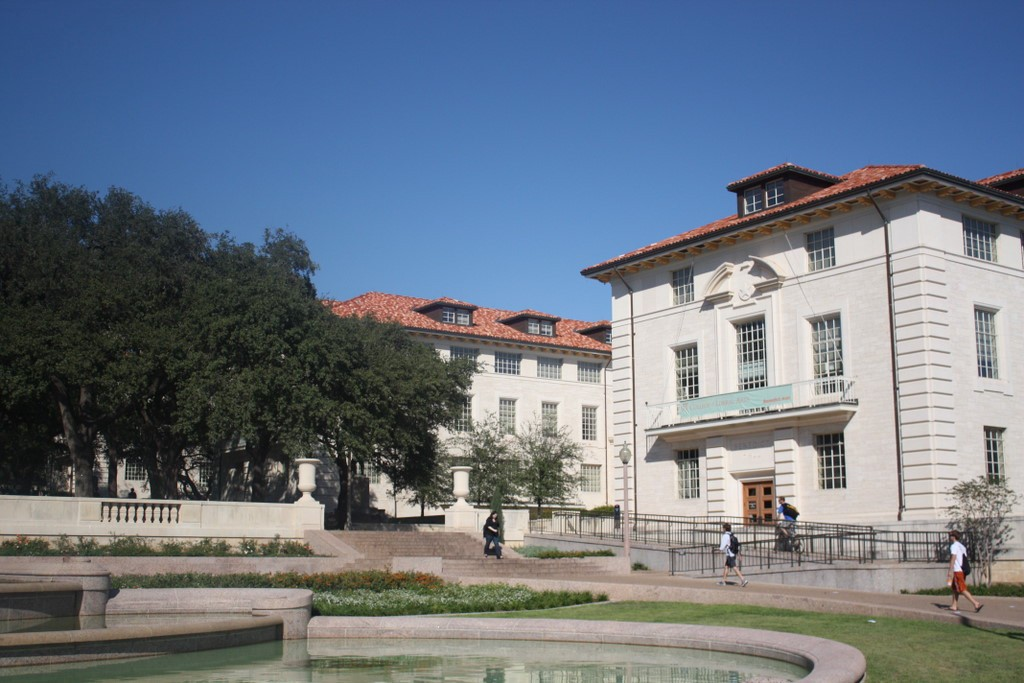
#> input picture lab04/images/foto1A.jpg, 1024 x 683 px
$ python panoramic.py images/foto1A.jpg images/foto2A.jpg images/foto2A.jpg
#> lines starting #> are read from the running program, lines starting #| are printed output that depends on the picture
import matplotlib.pyplot as plt
import numpy as np
import sys
import cv2
import os


PLOT_DESCRIPTORS = False
REPROJ_THR = 4.0


def _get_args():
    if len(sys.argv) != 4:
        print("Usage python3 panoramic.py in_image_A_path in_image_B_path out_image_path")
        exit(1)

    return sys.argv[1], sys.argv[2], sys.argv[3]


def _draw_keypoints(img, kp):
    img_draw = cv2.drawKeypoints(img, kp, None, (255, 0, 0), 4)
    return img_draw


def _surf_descriptor(img, thr=400):
    surf = cv2.xfeatures2d.SURF_create(thr)
    kp, des = surf.detectAndCompute(img, None)
    img_draw = _draw_keypoints(img, kp)

    return kp, des, img_draw


def _brief_descriptor(img):
    star = cv2.xfeatures2d.StarDetector_create()
    brief = cv2.xfeatures2d.BriefDescriptorExtractor_create()
    kp = star.detect(img, None)
    kp, des = brief.compute(img, kp)
    img_draw = _draw_keypoints(img, kp)

    return kp, des, img_draw


def _orb_descriptor(img):
    orb = cv2.ORB_create()
    kp = orb.detect(img,None)
    kp, des = orb.compute(img, kp)
    img_draw = _draw_keypoints(img, kp)

    return kp, des, img_draw


def _compute_descriptor(img, descriptor):
    kp = descriptor.detect(img, None)
    kp, des = descriptor.detectAndCompute(img, None)
    img_draw = cv2.drawKeypoints(img, kp, None, (255, 0, 0), 4)

    return kp, des, img_draw


def _plot_descriptors(img):
    for kp, des, img_des in [_surf_descriptor(img, thr=400),
                             _surf_descriptor(img, thr=4000),
                             _brief_descriptor(img),
                             _orb_descriptor(img)]:
        _plot(img_des)


def _match_keypoints(img1, img2, kp1, kp2, des1, des2, n_matches_plot=50):
    bf = cv2.BFMatcher(cv2.NORM_HAMMING, crossCheck=True)
    matches = bf.match(des1, des2)
    matches = sorted(matches, key=lambda x:x.distance)

    matches_img = cv2.drawMatches(img1, kp1, img2, kp2, matches[:n_matches_plot], None, flags=2)
    return matches, matches_img


def _find_homography(matches, kpA, kpB, reproj_thr):
    if len(matches) < 4:
        return None

    # construct the two sets of points
    ptsA = np.float32([kpA[m.queryIdx].pt for m in matches]).reshape(-1,1,2)
    ptsB = np.float32([kpB[m.trainIdx].pt for m in matches]).reshape(-1,1,2)

    # compute the homography between the two sets of points
    (H, status) = cv2.findHomography(ptsA, ptsB, cv2.RANSAC, reproj_thr)

    return H, status


def _warp_perspective(imgA, imgB, H):
    img_out = cv2.warpPerspective(imgA, H, (imgA.shape[1] + imgB.shape[1], max(imgA.shape[0], imgB.shape[0])))
    img_out[0:imgB.shape[0], 0:imgB.shape[1]] = imgB
    return img_out


def _save_H(H, output_path):
    with open(os.path.join(output_path, 'homography_matrix.m'), 'w') as fout:
        for row in H:
            fout.write(' '.join(map(str, row)))
            fout.write('\n')


def _plot(img):
    plt.imshow(img)
    plt.show()


def main():
    imgA_path, imgB_path, output_path = _get_args()

    imgA = cv2.imread(imgA_path, cv2.IMREAD_GRAYSCALE)
#> imgA: shape (683, 1024); min 3, max 254, mean 117
    imgB = cv2.imread(imgB_path, cv2.IMREAD_GRAYSCALE)
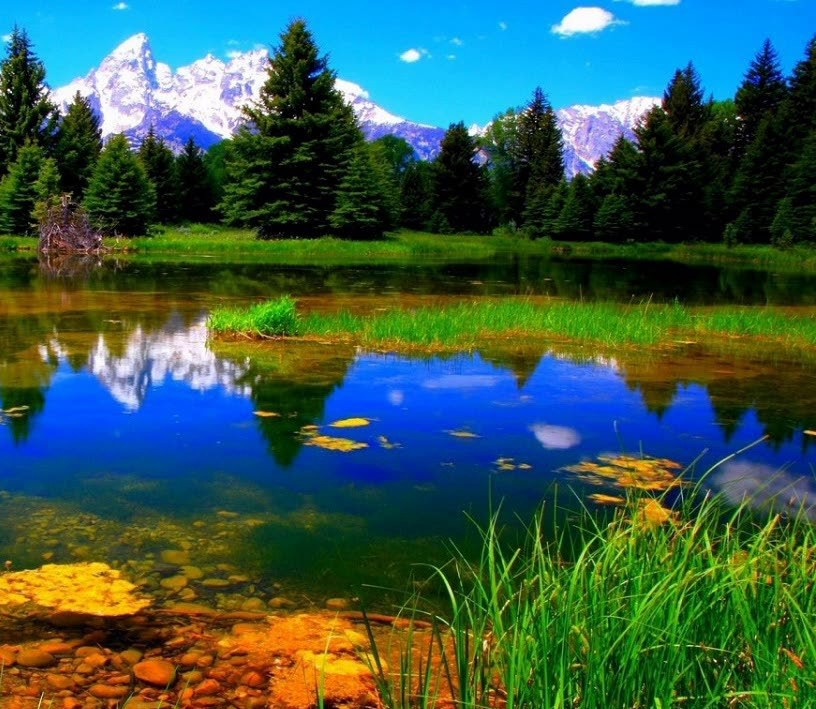
#> input picture lab04/images/foto2A.jpg, 816 x 709 px
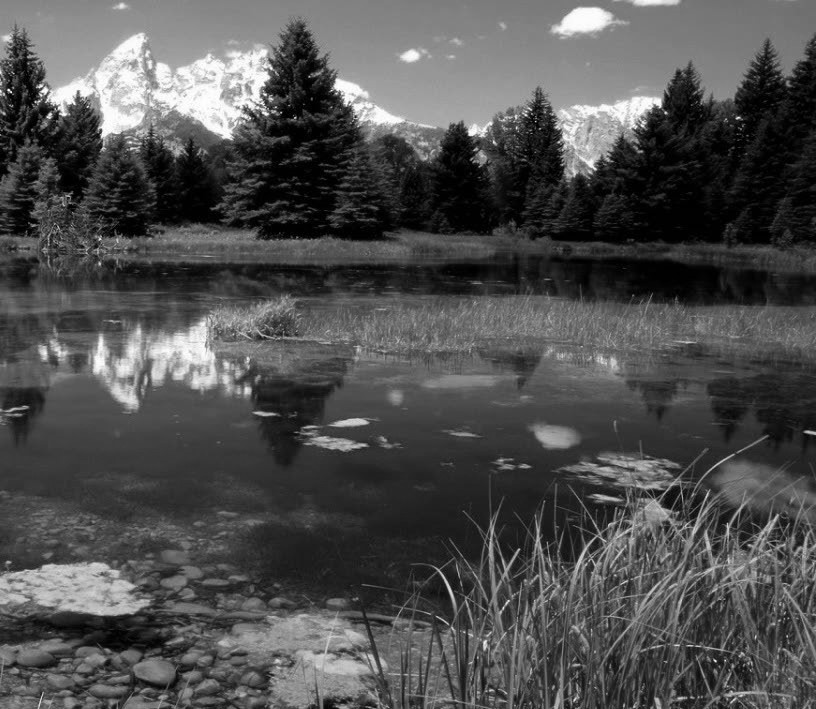
#> imgB: shape (709, 816); min 0, max 255, mean 79.1
    imgA_color = cv2.imread(imgA_path, cv2.IMREAD_COLOR)
#> imgA_color is the input picture: shape (683, 1024, 3); mean B, G, R 132.3, 118.7, 107.9
    imgB_color = cv2.imread(imgB_path, cv2.IMREAD_COLOR)
#> imgB_color is the input picture: shape (709, 816, 3); mean B, G, R 78.2, 90.5, 57.4

    descriptor_fn = _brief_descriptor

    if PLOT_DESCRIPTORS:
        _plot_descriptors(imgA)

    # calculate descriptors for each image
    kpA, desA, __ = descriptor_fn(imgA)
#> in _brief_descriptor, `kp = star.detect(img, None)`: kp = 918 keypoints; strongest (x, y, size): (429, 511, 8), (444, 354, 8), (307, 477, 16), (391, 497, 32)
#> in _draw_keypoints, `img_draw = cv2.drawKeypoints(img, kp, None, (255, 0, 0), 4)`:
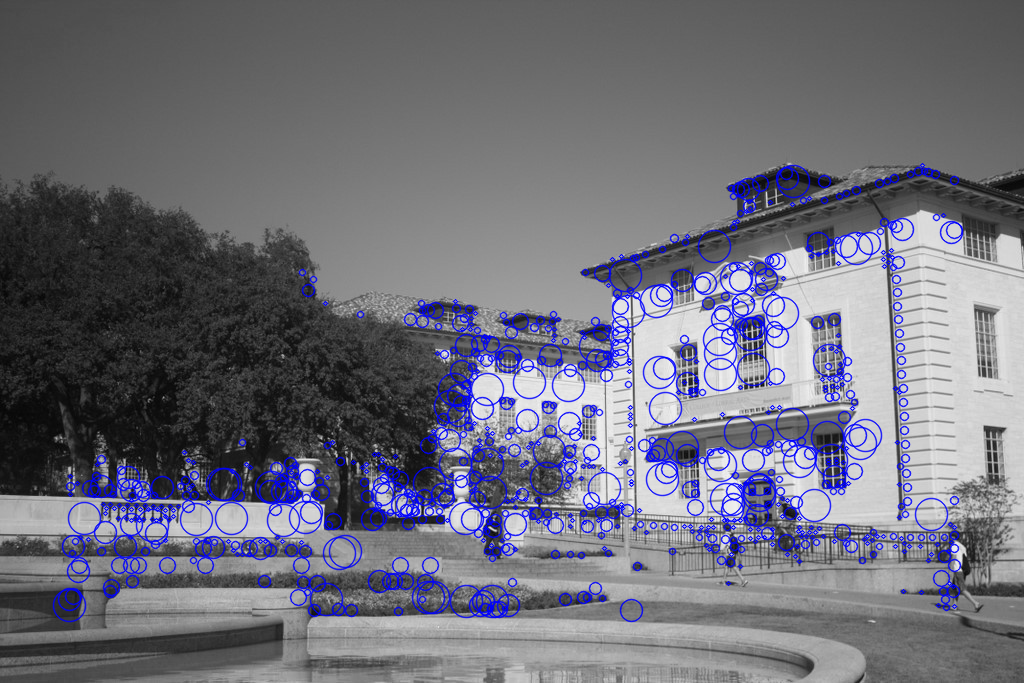
#> img_draw: shape (683, 1024, 3); mean of channels 0, 1, 2 122.4, 110.8, 110.8; drawn as B, G, R
#> kpA has the same summary as kp in _brief_descriptor
    kpB, desB, __ = descriptor_fn(imgB)
#> in _brief_descriptor (call 2), `kp = star.detect(img, None)`: kp = 577 keypoints; strongest (x, y, size): (471, 132, 6), (247, 390, 6), (113, 123, 22), (658, 102, 6)
#> in _draw_keypoints (call 2), `img_draw = cv2.drawKeypoints(img, kp, None, (255, 0, 0), 4)`:
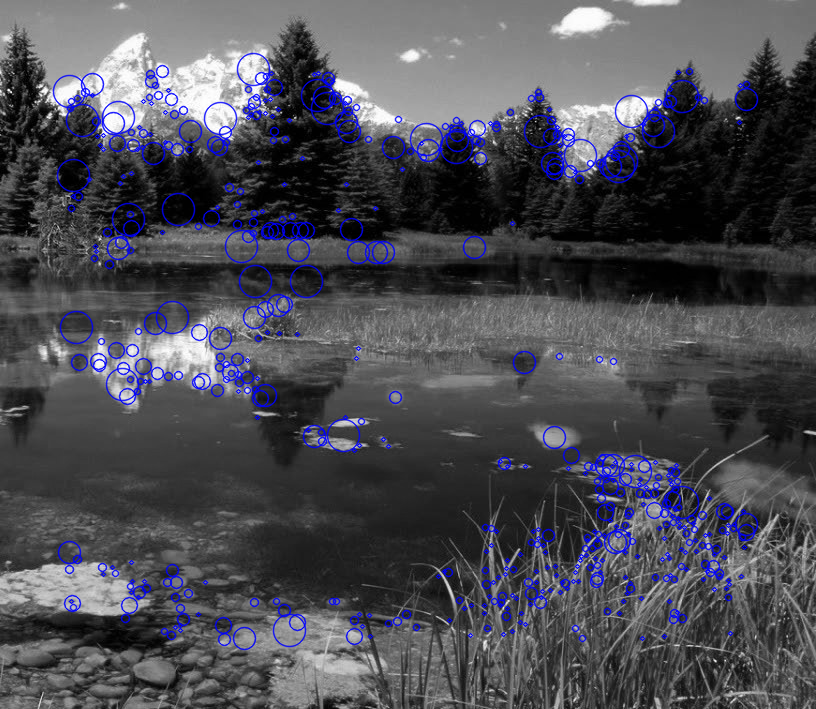
#> img_draw: shape (709, 816, 3); mean of channels 0, 1, 2 84.2, 76.1, 76.1; drawn as B, G, R
#> kpB has the same summary as kp in _brief_descriptor
    matches, matches_img = _match_keypoints(imgA, imgB, kpA, kpB, desA, desB)
#> in _match_keypoints, `matches = bf.match(des1, des2)`: matches = 168 matches
#> in _match_keypoints, `matches_img = cv2.drawMatches(img1, kp1, img2, kp2, matches[:n_matches..`:
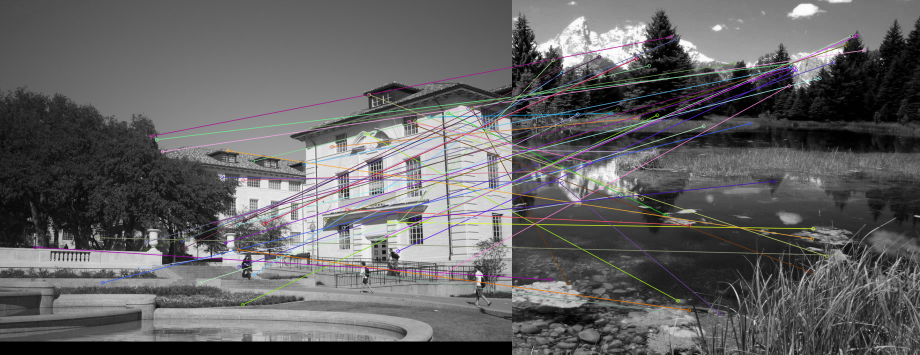
#> matches_img: shape (709, 1840, 3) (shown at 1/2 size); mean of channels 0, 1, 2 98.8, 98.1, 99; drawn as B, G, R
#> matches = 168 matches
    cv2.imwrite(os.path.join(output_path, 'matches.jpeg'), matches_img)

    # find homography matrix
    H, status = _find_homography(matches, kpA, kpB, REPROJ_THR)
#> in _find_homography, `ptsA = np.float32([kpA[m.queryIdx].pt for m in matches]).reshape(-1,1,2)`: ptsA = 168 rows, first 8: [325, 303], [364, 482], [428, 445], [796, 502], [313, 279], [486, 360], [778, 444], [555, 525]
#> in _find_homography, `ptsB = np.float32([kpB[m.trainIdx].pt for m in matches]).reshape(-1,1,2)`: ptsB = 168 rows, first 8: [704, 100], [328, 78], [551, 136], [568, 140], [557, 127], [101, 341], [602, 457], [297, 622]
#> in _find_homography, `(H, status) = cv2.findHomography(ptsA, ptsB, cv2.RANSAC, reproj_thr)`: H = [[15.15, -103.4, 31235.2], [46.32, -41.11, -16914.1], [0.317, -0.538, 1]]; status = 168 values, max 1 at index 19, min 0 at index 0, mean 0.0357
    _save_H(H, output_path)
#> the loop in _save_H, `for row in H:` made 3 passes
    img_out = _warp_perspective(imgA_color, imgB_color, H)
#> in _warp_perspective, `img_out = cv2.warpPerspective(imgA, H, (imgA.shape[1] + imgB.shape[1],..`:
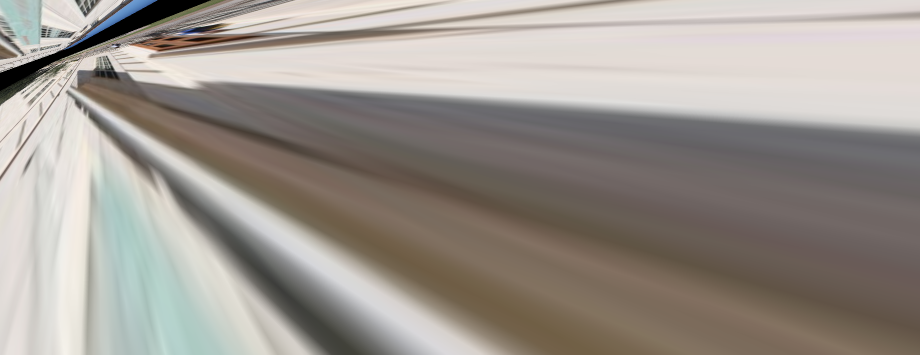
#> img_out: shape (709, 1840, 3) (shown at 1/2 size); mean B, G, R 142.8, 149.6, 156.3
#> in _warp_perspective, `img_out[0:imgB.shape[0], 0:imgB.shape[1]] = imgB`:
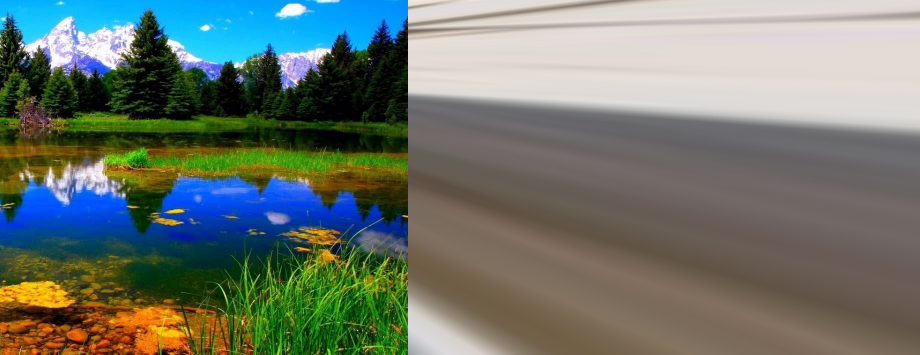
#> img_out: shape (709, 1840, 3) (shown at 1/2 size); mean B, G, R 107.8, 117.2, 107.9
    cv2.imwrite(os.path.join(output_path, 'panorama.jpeg'), img_out)


if __name__ == '__main__':
    main()
